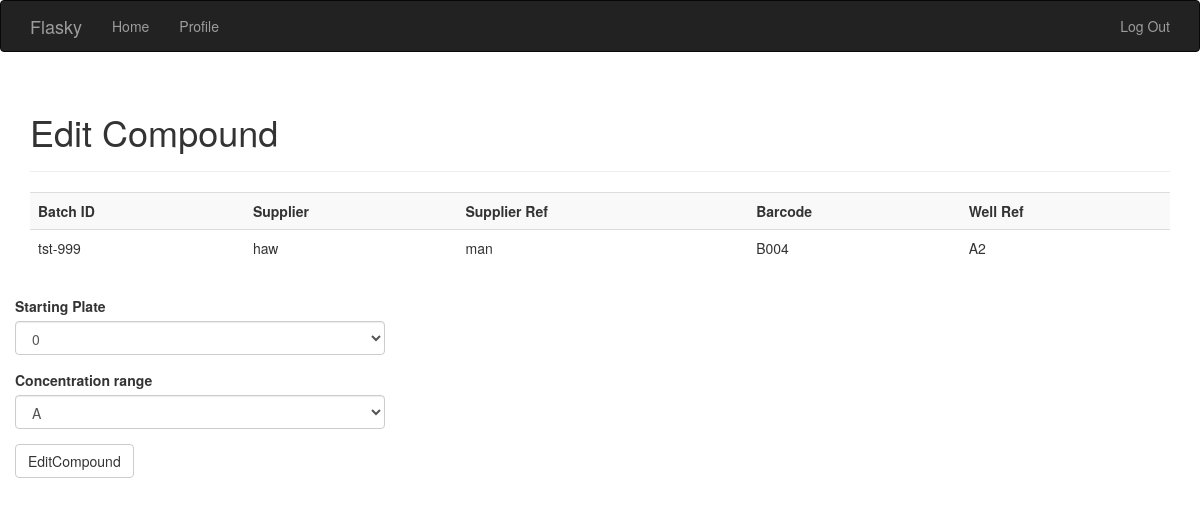
Screenshot of /editcompound/tst-999 (signed in) with the database file from the repository.
### app/models.py (models this page shows, shortened)
class CompoundDB(db.Model):
    __tablename__ = 'compoundsdb'
    id = db.Column(db.Integer, primary_key=True)
    formatted_batch_id = db.Column(db.String(64), unique=True, index=True)
    supplier = db.Column(db.String(64), unique=False, index=True)
    supplier_ref = db.Column(db.String(64), unique=False, index=True)
    well_ref = db.Column(db.String(64), unique=False, index=True)
    barcode = db.Column(db.String(64), unique=False, index=True)
    starting_concentration = db.Column(db.String(64), unique=False, index=True)
    concentration_range = db.Column(db.String(64), unique=False, index=True)

### app/main/views.py (the view)
@main.route('/editcompound/<string:batch_id>', methods=['GET', 'POST'])
@login_required
@permission_required(Permission.EDIT_DB)
def edit_compound(batch_id):
    compound = CompoundDB.query.filter_by(formatted_batch_id=batch_id).first_or_404()
    form = EditCompound(compound=compound)
    if form.validate_on_submit():
        compound.starting_concentration = form.starting_concentration.data
        compound.concentration_range = form.concentration_range.data
        db.session.commit()
        flash('Compound updated')
        return redirect(url_for('main.index'))
    form.starting_concentration.data = int(compound.starting_concentration)
    form.concentration_range.data = compound.concentration_range
    return render_template('edit_compound.html', form=form, compound=compound)

### app/main/forms.py
class EditCompound(Form):
    starting_concentration = SelectField('Starting Plate', coerce=int)
    concentration_range = SelectField('Concentration range', coerce=str)
    submit = SubmitField('EditCompound')
    def __init__(self, compound, *args, **kwargs):
        super(EditCompound, self).__init__(*args, **kwargs)
        self.concentration_range.choices = [("A", "A"), ("B", "B")]
        self.starting_concentration.choices = [(0, 0), (1, 1), (2, 2), (3, 3)]
        self.compound = compound

### app/main/__init__.py (called while the page is built)
@main.app_context_processor
def inject_permissions():
    return dict(Pemission=Permission)

### app/models.py (called while the page is built)
@login_manager.user_loader
def load_user(user_id):
    return User.query.get(int(user_id))

    def can(self, permissions):
        return self.role is not None and \
                (self.role.permissions & permissions) == permissions

### app/templates/edit_compound.html (shortened to what this page needs)
{% extends "base.html" %}
{% import "bootstrap/wtf.html" as wtf %}
{% block page_content %}
<div class="page-header">
    <h1>Edit Compound</h1>
</div>
<p>
    <table class="table table-striped">
    <tr>
    <th>Batch ID</th>
    <th>Supplier</th>
    <th>Supplier Ref</th>
        <th>Barcode</th>
        <th>Well Ref</th>
  </tr>
       <tr>
        <td>{{ compound.formatted_batch_id }}</td> <td>{{ compound.supplier }}</td> <td>{{ compound.supplier_ref }}</td> <td>{{ compound.barcode }}</td> <td>{{ compound.well_ref }}</td>
        </tr>
            </p>
    </div>
<p>
<div class="col-md-4">
{{ wtf.quick_form(form) }}
</div>
</p>
{% endblock %}

### rows the page displays
CompoundDB: formatted_batch_id "tst-999", supplier "haw", supplier_ref "man", barcode "B004", well_ref "A2"
